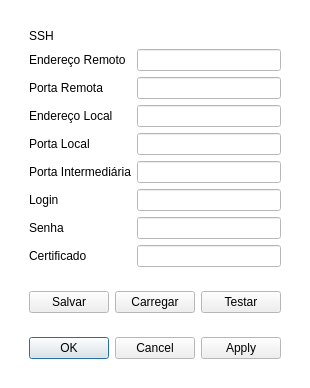
<?xml version="1.0" encoding="UTF-8"?>
<ui version="4.0">
 <class>Dialog</class>
 <widget class="QDialog" name="Dialog">
  <property name="windowModality">
   <enum>Qt::NonModal</enum>
  </property>
  <property name="geometry">
   <rect>
    <x>0</x>
    <y>0</y>
    <width>301</width>
    <height>380</height>
   </rect>
  </property>
  <property name="sizePolicy">
   <sizepolicy hsizetype="Preferred" vsizetype="Preferred">
    <horstretch>0</horstretch>
    <verstretch>0</verstretch>
   </sizepolicy>
  </property>
  <property name="palette">
   <palette>
    <active>
     <colorrole role="Base">
      <brush brushstyle="SolidPattern">
       <color alpha="255">
        <red>255</red>
        <green>255</green>
        <blue>255</blue>
       </color>
      </brush>
     </colorrole>
     <colorrole role="Window">
      <brush brushstyle="SolidPattern">
       <color alpha="255">
        <red>255</red>
        <green>255</green>
        <blue>255</blue>
       </color>
      </brush>
     </colorrole>
    </active>
    <inactive>
     <colorrole role="Base">
      <brush brushstyle="SolidPattern">
       <color alpha="255">
        <red>255</red>
        <green>255</green>
        <blue>255</blue>
       </color>
      </brush>
     </colorrole>
     <colorrole role="Window">
      <brush brushstyle="SolidPattern">
       <color alpha="255">
        <red>255</red>
        <green>255</green>
        <blue>255</blue>
       </color>
      </brush>
     </colorrole>
    </inactive>
    <disabled>
     <colorrole role="Base">
      <brush brushstyle="SolidPattern">
       <color alpha="255">
        <red>255</red>
        <green>255</green>
        <blue>255</blue>
       </color>
      </brush>
     </colorrole>
     <colorrole role="Window">
      <brush brushstyle="SolidPattern">
       <color alpha="255">
        <red>255</red>
        <green>255</green>
        <blue>255</blue>
       </color>
      </brush>
     </colorrole>
    </disabled>
   </palette>
  </property>
  <property name="windowTitle">
   <string>Conexão</string>
  </property>
  <property name="sizeGripEnabled">
   <bool>false</bool>
  </property>
  <layout class="QGridLayout" name="gridLayout">
   <item row="1" column="0">
    <widget class="QWidget" name="widget" native="true">
     <property name="layoutDirection">
      <enum>Qt::LeftToRight</enum>
     </property>
     <layout class="QVBoxLayout" name="verticalLayout">
      <item>
       <widget class="QWidget" name="widget_2" native="true">
        <property name="sizePolicy">
         <sizepolicy hsizetype="Preferred" vsizetype="Preferred">
          <horstretch>0</horstretch>
          <verstretch>0</verstretch>
         </sizepolicy>
        </property>
        <layout class="QFormLayout" name="formLayout">
         <item row="1" column="0">
          <widget class="QLabel" name="ssh_header_label">
           <property name="text">
            <string>SSH</string>
           </property>
          </widget>
         </item>
         <item row="2" column="0">
          <widget class="QLabel" name="ssh_remote_address_label">
           <property name="text">
            <string>Endereço Remoto</string>
           </property>
          </widget>
         </item>
         <item row="2" column="1">
          <widget class="QLineEdit" name="ssh_remote_address">
           <property name="enabled">
            <bool>true</bool>
           </property>
          </widget>
         </item>
         <item row="3" column="0">
          <widget class="QLabel" name="ssh_remote_port_label">
           <property name="text">
            <string>Porta Remota</string>
           </property>
          </widget>
         </item>
         <item row="3" column="1">
          <widget class="QLineEdit" name="ssh_remote_port">
           <property name="enabled">
            <bool>true</bool>
           </property>
          </widget>
         </item>
         <item row="4" column="0">
          <widget class="QLabel" name="ssh_local_address_label">
           <property name="text">
            <string>Endereço Local</string>
           </property>
          </widget>
         </item>
         <item row="4" column="1">
          <widget class="QLineEdit" name="ssh_local_address"/>
         </item>
         <item row="5" column="0">
          <widget class="QLabel" name="ssh_local_port_label">
           <property name="text">
            <string>Porta Local</string>
           </property>
          </widget>
         </item>
         <item row="5" column="1">
          <widget class="QLineEdit" name="ssh_local_port">
           <property name="enabled">
            <bool>true</bool>
           </property>
          </widget>
         </item>
         <item row="6" column="0">
          <widget class="QLabel" name="ssh_intermediate_port_label">
           <property name="text">
            <string>Porta Intermediária</string>
           </property>
          </widget>
         </item>
         <item row="6" column="1">
          <widget class="QLineEdit" name="ssh_intermediate_port">
           <property name="enabled">
            <bool>true</bool>
           </property>
           <property name="echoMode">
            <enum>QLineEdit::Normal</enum>
           </property>
          </widget>
         </item>
         <item row="7" column="0">
          <widget class="QLabel" name="ssh_user_label">
           <property name="text">
            <string>Login</string>
           </property>
          </widget>
         </item>
         <item row="7" column="1">
          <widget class="QLineEdit" name="ssh_user"/>
         </item>
         <item row="8" column="0">
          <widget class="QLabel" name="ssh_password_label">
           <property name="text">
            <string>Senha</string>
           </property>
          </widget>
         </item>
         <item row="8" column="1">
          <widget class="QLineEdit" name="ssh_password">
           <property name="echoMode">
            <enum>QLineEdit::Password</enum>
           </property>
          </widget>
         </item>
         <item row="9" column="0">
          <widget class="QLabel" name="ssh_file_label">
           <property name="text">
            <string>Certificado</string>
           </property>
          </widget>
         </item>
         <item row="9" column="1">
          <widget class="QLineEdit" name="ssh_file">
           <property name="enabled">
            <bool>true</bool>
           </property>
          </widget>
         </item>
        </layout>
       </widget>
      </item>
      <item>
       <widget class="QWidget" name="widget_6" native="true">
        <layout class="QHBoxLayout" name="horizontalLayout">
         <item>
          <spacer name="horizontalSpacer">
           <property name="orientation">
            <enum>Qt::Horizontal</enum>
           </property>
           <property name="sizeType">
            <enum>QSizePolicy::Expanding</enum>
           </property>
           <property name="sizeHint" stdset="0">
            <size>
             <width>65535</width>
             <height>20</height>
            </size>
           </property>
          </spacer>
         </item>
         <item>
          <widget class="QPushButton" name="save_button">
           <property name="text">
            <string>Salvar</string>
           </property>
          </widget>
         </item>
         <item>
          <widget class="QPushButton" name="load_button">
           <property name="text">
            <string>Carregar</string>
           </property>
          </widget>
         </item>
         <item>
          <widget class="QPushButton" name="connection_test_button">
           <property name="sizePolicy">
            <sizepolicy hsizetype="Fixed" vsizetype="Fixed">
             <horstretch>0</horstretch>
             <verstretch>0</verstretch>
            </sizepolicy>
           </property>
           <property name="text">
            <string>Testar</string>
           </property>
           <property name="icon">
            <iconset>
             <activeoff>bad.jpg</activeoff>
             <activeon>ok.png</activeon>
            </iconset>
           </property>
          </widget>
         </item>
        </layout>
       </widget>
      </item>
      <item>
       <widget class="QWidget" name="widget_7" native="true">
        <layout class="QGridLayout" name="gridLayout_5">
         <item row="0" column="0">
          <widget class="QDialogButtonBox" name="buttons">
           <property name="orientation">
            <enum>Qt::Horizontal</enum>
           </property>
           <property name="standardButtons">
            <set>QDialogButtonBox::Apply|QDialogButtonBox::Cancel|QDialogButtonBox::Ok</set>
           </property>
           <property name="centerButtons">
            <bool>false</bool>
           </property>
          </widget>
         </item>
        </layout>
       </widget>
      </item>
     </layout>
    </widget>
   </item>
  </layout>
 </widget>
 <resources/>
 <connections>
  <connection>
   <sender>buttons</sender>
   <signal>rejected()</signal>
   <receiver>Dialog</receiver>
   <slot>reject()</slot>
   <hints>
    <hint type="sourcelabel">
     <x>316</x>
     <y>260</y>
    </hint>
    <hint type="destinationlabel">
     <x>286</x>
     <y>274</y>
    </hint>
   </hints>
  </connection>
  <connection>
   <sender>buttons</sender>
   <signal>accepted()</signal>
   <receiver>Dialog</receiver>
   <slot>accept()</slot>
   <hints>
    <hint type="sourcelabel">
     <x>248</x>
     <y>254</y>
    </hint>
    <hint type="destinationlabel">
     <x>157</x>
     <y>274</y>
    </hint>
   </hints>
  </connection>
 </connections>
</ui>
